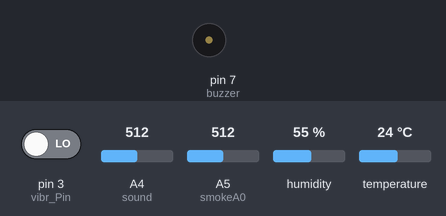
The sketch below on a simulated Arduino Uno, built for the host (arithmetic inside an expression is 32-bit, double 64-bit). On the bench: buzzer (waves = sounding). The inputs (shaded band) are chosen by the test bench; at power-on: humidity 55 %, temperature 24 °C, pin 3 (vibr_Pin) LOW, A4 (sound) = 512, A5 (smokeA0) = 512. What the sketch prints to the serial monitor is not drawn.

Above: at 5.5 s.
5.6 s: humidity set to 79 %
At 14.63 s:
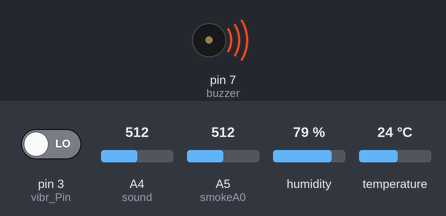
16.0 s: humidity set to 82 %
30.0 s: temperature set to 29 °C
36.1 s: temperature set to 32 °C
Timing chart, 0 to 45.3 s (numbered marks = the images above; inputs shaded):
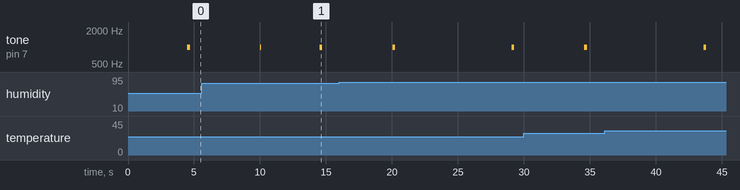

Measured:
- by itself, tone on pin 7 (buzzer): alternates 1000 Hz for 0.20 s and silent for 8.8 s

The sketch:

11.ino
```cpp
#include <dht.h>
#define dht_apin A0
dht DHT;
char phone_no[]="01742104183";
int sound =A4;
int sensorValue = 0; //for variable to store the value coming from the sound sensor
int buzzer = 7;
int smokeA0 = A5;
int vibr_Pin =3;
int LED_Pin = 8;

int tempPin = 1;
// Your threshold value. You might need to change it.
int sensorThres = 400;//gas

void setup() {
  pinMode(vibr_Pin, INPUT); //set vibr_Pin input for measurment
  pinMode(buzzer, OUTPUT);
  pinMode(smokeA0, INPUT);
  pinMode (sound, INPUT) ;

  Serial.begin(9600);
}

void loop() {

//smoke

  int analogSensor = analogRead(smokeA0);


  // Checks if it has reached the threshold value
  if (analogSensor > sensorThres)
  {


Serial.println("AT+CMGF=1");
delay(2000);
Serial.print("AT+CMGS=\"");
Serial.print(phone_no);
Serial.write(0x22);
Serial.write(0x0D);  // hex equivalent of Carraige return
Serial.write(0x0A);  // hex equivalent of newline
delay(2000);
Serial.print("Gas level is high!");
Serial.print("GAS = ");
  Serial.println(analogSensor);
delay(500);
Serial.println (char(26));//the ASCII code of the ctrl+z is 26


    tone(buzzer, 1000, 200);
   // digitalWrite(LED_G,LOW);
  }
  else
  {
    //noTone(buzzer);
  //digitalWrite(LED_G,HIGH);
  }


long measurement =vib_init();
 //delay(50);

  if (measurement > 100){

     tone(buzzer, 1000, 200);


Serial.println("AT+CMGF=1");
delay(2000);
Serial.print("AT+CMGS=\"");
Serial.print(phone_no);
Serial.write(0x22);
Serial.write(0x0D);  // hex equivalent of Carraige return
Serial.write(0x0A);  // hex equivalent of newline
delay(2000);
Serial.print("Vibration is high!");
Serial.println("VIB = ");
Serial.println(measurement);
delay(500);
Serial.println (char(26));//the ASCII code of the ctrl+z is 26


  }
  else{
    noTone(buzzer);
  }


//Soumd

sensorValue = analogRead (sound);

    if (sensorValue > 148){


Serial.println("AT+CMGF=1");
delay(2000);
Serial.print("AT+CMGS=\"");
Serial.print(phone_no);
Serial.write(0x22);
Serial.write(0x0D);  // hex equivalent of Carraige return
Serial.write(0x0A);  // hex equivalent of newline
delay(2000);
Serial.print("Noise level is high!!");
Serial.println("Sound = ");
  Serial.print (sensorValue, DEC);
  Serial.println(" DB ");

delay(500);
Serial.println (char(26));//the ASCII code of the ctrl+z is 26


    tone(buzzer, 1000, 200);

   }
    else{
    noTone(buzzer);
  }


//temperature_digital

  DHT.read11(dht_apin);

    if (DHT.humidity > 80){


Serial.println("AT+CMGF=1");
delay(2000);
Serial.print("AT+CMGS=\"");
Serial.print(phone_no);
Serial.write(0x22);
Serial.write(0x0D);  // hex equivalent of Carraige return
Serial.write(0x0A);  // hex equivalent of newline
delay(2000);
Serial.print("High Humidity!");
Serial.println("Current humidity = ");
Serial.println(DHT.humidity);
delay(500);
Serial.println (char(26));//the ASCII code of the ctrl+z is 26

    tone(buzzer, 1000, 200);

   }
    else{
    noTone(buzzer);
  }
   if (DHT.temperature > 30){

    Serial.print("temperature = ");
    Serial.print(DHT.temperature);
    Serial.println("C  ");
    tone(buzzer, 1000, 200);


Serial.println("AT+CMGF=1");
delay(2000);
Serial.print("AT+CMGS=\"");
Serial.print(phone_no);
Serial.write(0x22);
Serial.write(0x0D);  // hex equivalent of Carraige return
Serial.write(0x0A);  // hex equivalent of newline
delay(2000);
Serial.print("Temperature is high!");
delay(500);
Serial.println (char(26));//the ASCII code of the ctrl+z is 26


   }
    else{
    noTone(buzzer);
  }


//temperature
//
//int val = analogRead(tempPin);
//float mv = ( val/1024.0)*5000;
//float cel = mv/10;
//float farh = (cel*9)/5 + 32;
//if (cel > 30){
//
//
//Serial.println("AT+CMGF=1");
//delay(2000);
//Serial.print("AT+CMGS=\"");
//Serial.print(phone_no);
//Serial.write(0x22);
//Serial.write(0x0D);  // hex equivalent of Carraige return
//Serial.write(0x0A);  // hex equivalent of newline
//delay(2000);
//Serial.print("Another Temp is high!");
//Serial.println("TEMPERATURE = ");
//Serial.print(cel);
//Serial.print("*C");
//delay(500);
//Serial.println (char(26));//the ASCII code of the ctrl+z is 26
//
//}


}


//vibration
long vib_init(){
  delay(10);
  long measurement=pulseIn (vibr_Pin, HIGH);  //wait for the pin to get HIGH and returns measurement
  return measurement;
}

//temperature
float getVoltage(int pin)
{
 return (analogRead(pin) * 0.004882814);
}
```
